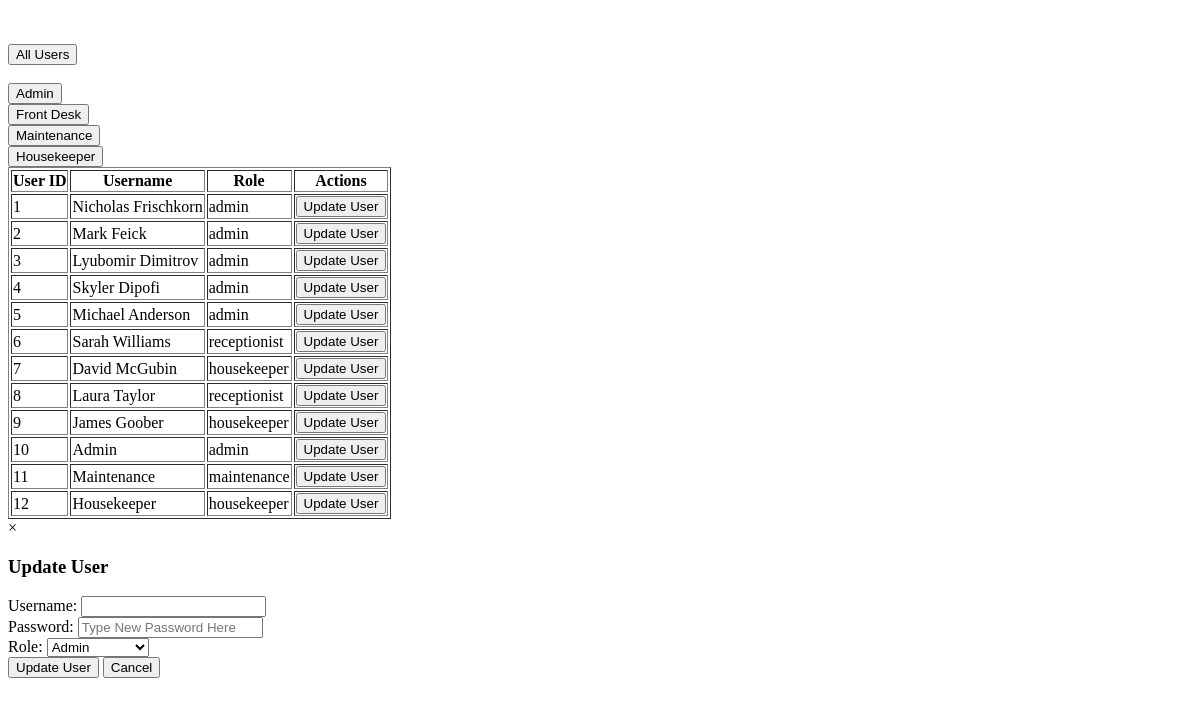
/Website/homepage/Homepage-Type/Admin/selectUsers.php, run on an earlier commit of the app's database.
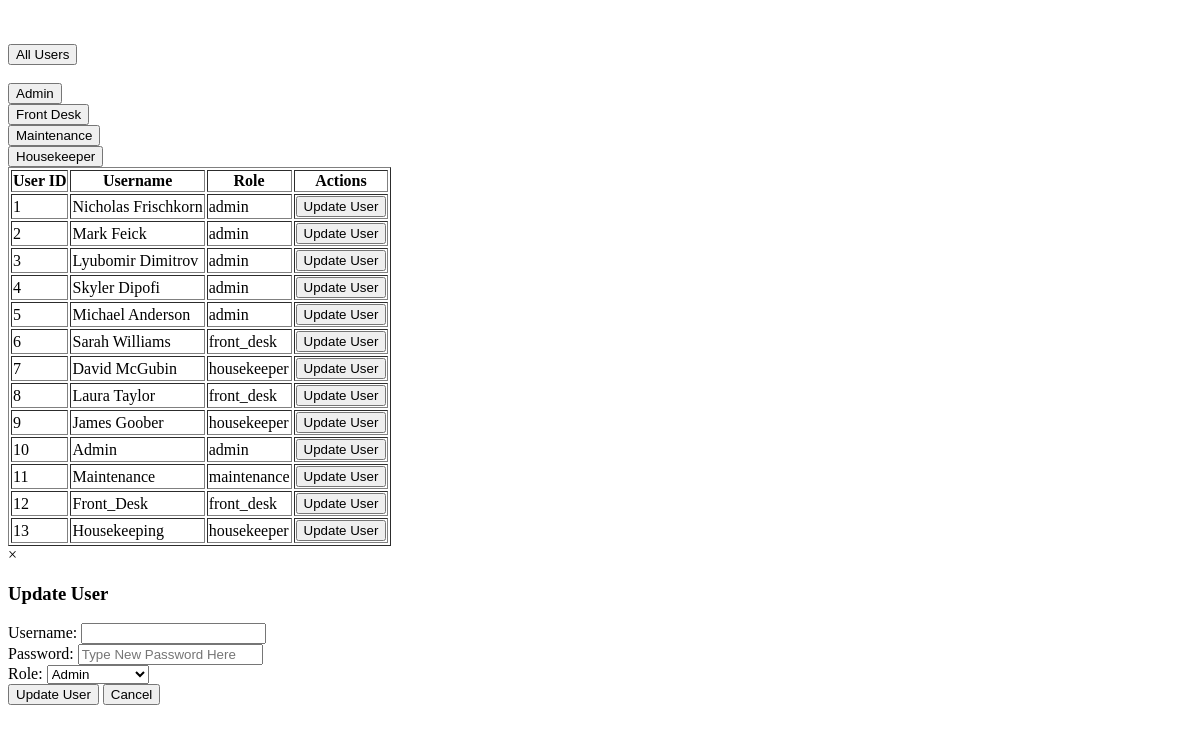
And on a later commit of the database.
### tables this page shows
CREATE TABLE users (
    u_id INT AUTO_INCREMENT PRIMARY KEY,
    username VARCHAR(50) NOT NULL UNIQUE,
    password VARCHAR(255) NOT NULL,
    role VARCHAR(50) NOT NULL  
);

### Website/homepage/Homepage-Type/Admin/selectUsers.php (the view, shortened to what this page needs)
<?php
require_once('../../Website/inc/db_connect.php');
$queryUsers = "SELECT u_id, username, password, role FROM users";
$statementUsers = $db->prepare($queryUsers);
$statementUsers->execute();
$items = $statementUsers->fetchAll();
?>
<!DOCTYPE HTML>
<html>
    <head>
    </head>
    <main>
        <body>
            <div class="query-buttons-container">
                <br><br>
                <button onclick="showAllUsers()" id="query-buttons">All Users</button>
                <br><br>
                <button onclick="showAdmins()" id="query-buttons">Admin</button>
                <br>
                <button onclick="showFrontDesk()" id="query-buttons">Front Desk</button>
                <br>
                <button onclick="showMaintenance()" id="query-buttons">Maintenance</button>
                <br>
                <button onclick="showHousekeeper()" id="query-buttons">Housekeeper</button>
            </div>
            <div class="table-container">
				<table border="1" id="rooms-table">
                    <thead>
                        <tr>
                            <th>User ID</th>
                            <th>Username</th>
                            <th>Role</th>
                            <th>Actions</th>
                        </tr>
                    </thead>
                    <tbody>
                        <?php foreach ($items as $item) : ?>
                        <tr data-role="<?php echo htmlspecialchars($item['role']); ?>">
                            <td><?php echo htmlspecialchars($item['u_id']); ?></td>
                            <td><?php echo htmlspecialchars($item['username']); ?></td>
                            <td><?php echo htmlspecialchars($item['role']); ?></td>
                            <td><button class="update-btn" onclick="openModal(<?php echo $item['u_id']; ?>, '<?php echo htmlspecialchars($item['username']); ?>', '<?php echo htmlspecialchars($item['role']); ?>')">Update User</button></td>
                        </tr>
                        <?php endforeach; ?>
                    </tbody>
                </table>
            </div>
            <div id="updateModal" class="modal">
                <div class="modal-content">
                    <span class="close" onclick="closeModal()">&times;</span>
                    <h3>Update User</h3>
					<form action="" method="post" id="update_users_form">
    <div class="form-group">
        <label for="modalUsername">Username:</label>
        <input type="text" name="username" id="modalUsername" required>
    </div>
    <div class="form-group">
        <label for="modalPassword">Password:</label>
        <input type="password" name="password" id="modalPassword" placeholder="Type New Password Here" required>
    </div>
    <div class="form-group">
        <label for="modalRole">Role:</label>
        <select name="role" id="modalRole" required>
            <option value="admin">Admin</option>
        </select>
    </div>
    <div class="form-actions">
        <button class="update-btn" type="submit" name="select">Update User</button>
        <button class="update-btn" type="button" onclick="closeModal()">Cancel</button>
    </div>
</form>
                </div>
            </div>
        </body>
    </main>
</html>

What changed in the data, as far as the page shows it:
changed users "Sarah Williams": role "receptionist" → "front_desk"
changed users "Laura Taylor": role "receptionist" → "front_desk"
changed users id 12: username "Housekeeper" → "Front_Desk"; role "housekeeper" → "front_desk"
added users: u_id "13", username "Housekeeping", role "housekeeper"
